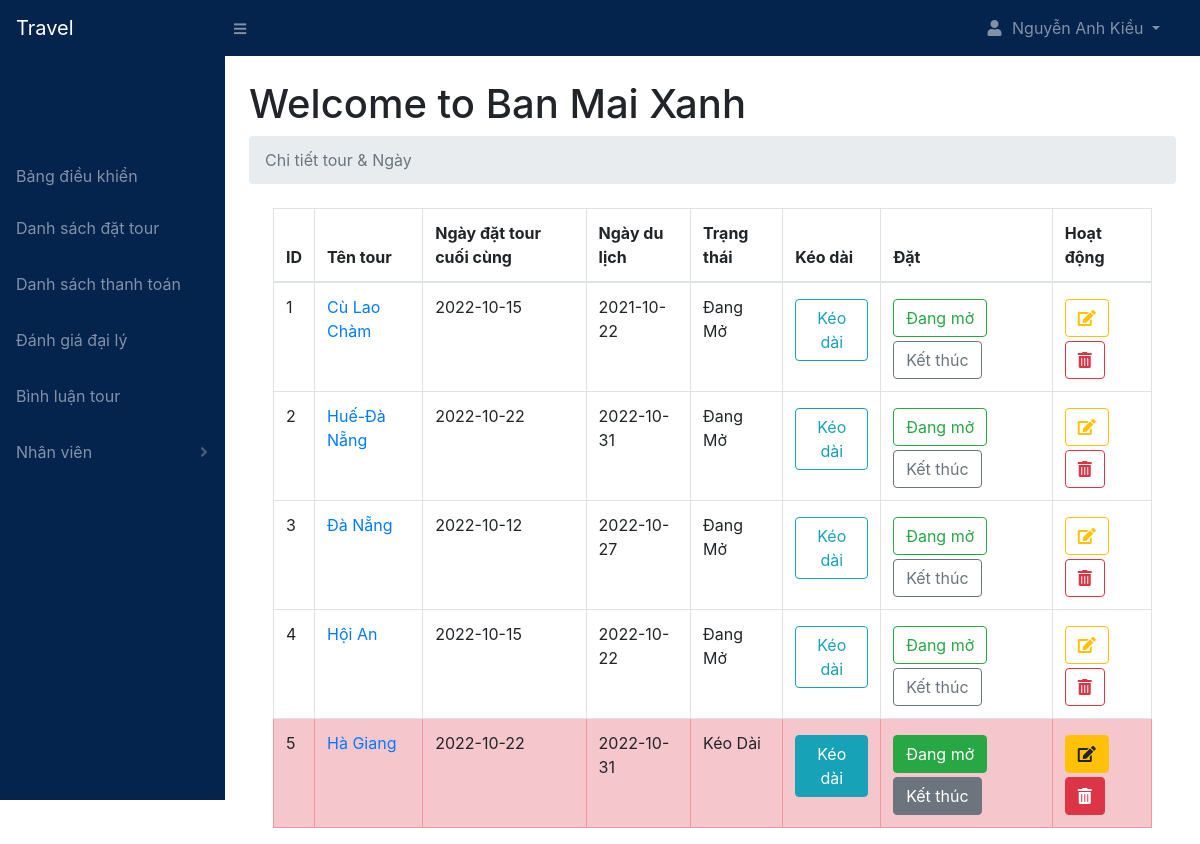
Screenshot of /agency/packages.php?page=package_date (signed in) with the database file from the repository.
### tables this page shows
CREATE TABLE `package_dates` (
  `date_id` int(11) NOT NULL,
  `package_id` int(11) NOT NULL,
  `agency_id` int(11) NOT NULL,
  `last_date` date NOT NULL,
  `travel_date` date NOT NULL,
  `status` varchar(255) NOT NULL,
  `date` date NOT NULL
);

CREATE TABLE `packages` (
  `package_id` int(11) NOT NULL,
  `agency_id` int(11) NOT NULL,
  `package_name` varchar(255) NOT NULL,
  `location` varchar(255) NOT NULL,
  `place_details` text NOT NULL,
  `place_images` text NOT NULL,
  `num_days` int(11) NOT NULL,
  `num_nights` int(11) NOT NULL,
  `budget_price` int(20) NOT NULL,
  `comfort_price` int(20) NOT NULL,
  `lux_price` int(20) NOT NULL,
  `budget_details` varchar(255) NOT NULL,
  `comfort_details` varchar(255) NOT NULL,
  `lux_details` varchar(255) NOT NULL,
  `booking_percentage` int(11) NOT NULL,
  `min_people` int(11) NOT NULL,
  `includes` text NOT NULL,
  `excludes` text NOT NULL,
  `counsel` text NOT NULL,
  `itinerary` text NOT NULL,
  `package_status` varchar(255) NOT NULL,
  `package_date` date NOT NULL
);

### agency/includes/package_date.php (the view, shortened to what this page needs)
<?php
    $stmt = $pdo->prepare('SELECT * FROM package_dates WHERE agency_id = :agency_id ORDER BY status');
    $stmt->execute([':agency_id'  => $_SESSION['agency_id']]);
    $dates = [];
    while($row = $stmt->fetch(PDO::FETCH_ASSOC)){
        $dates[] = $row;
    }
?>
<div class="container-fluid">
<?php
    if(empty($dates)){
        echo '<h1 class="text-center pt-4">Không có gì để hiển thị</h1>';
    }else{
?>
    <div class="col-xs-12">
        <table class="table table-hover table-bordered">
            <thead>
                <tr>
                    <th>ID</th>
                    <th>Tên tour</th>
                    <th>Ngày đặt tour cuối cùng</th>
                    <th>Ngày du lịch</th>
                    <th>Trạng thái</th>
                    <th>Kéo dài</th>
                    <th>Đặt</th>
                    <th>Hoạt động</th>
                </tr>
            </thead>
            <tbody>
            <?php
                $i = 1;
                foreach($dates as $date){
                    if($date['status'] == 'Kết thúc'){
                        echo '<tr class="table table-secondary">';
                    }else if($date['status'] == 'Kéo dài'){
                        echo '<tr class="table table-danger">';
                    }else{
                        echo '<tr>';
                    }
                        echo '<td>'. $i++ .'</td>';
                        $stmt = $pdo->prepare('SELECT * FROM packages WHERE package_id = :package_id');
                        $stmt->execute([':package_id' => $date['package_id']]);
                        $package = $stmt->fetch(PDO::FETCH_ASSOC);
                        echo '<td><a href="../package.php?package_id='. $date['package_id'] .'">'. $package['package_name'] .'</a></td>';
                        echo '<td>'. $date['last_date'] .'</td>';
                        echo '<td>'. $date['travel_date'] .'</td>';
                        echo '<td>'. ucwords($date['status']) .'</td>';
                    if($date['status'] != 'Đang mở'){
                        echo '<td><a href="packages.php?page=update_date&extend='. $date['date_id'] .'" class="btn btn-info mt-1">Kéo dài</a></td>';
                        echo '<td><a href="packages.php?page=package_date&b_on='. $date['date_id'] .'" class="btn btn-success mt-1 mr-1">Đang mở</a>';
                        echo '<a href="packages.php?page=package_date&b_off='. $date['date_id'] .'" class="btn btn-secondary mt-1">Kết thúc</a></td>';
                        echo '<td><a href="packages.php?page=update_date&edit='. $date['date_id'] .'" class="btn btn-warning mt-1 mr-1"><i class="fas fa-edit"></i></a>';
                        echo '<a href="packages.php?page=package_date&delete='. $date['date_id'] .'" class="btn btn-danger mt-1"><i class="fas fa-trash-alt"></i></a></td>';
                    }else{
                        echo '<td><a href="packages.php?page=update_date&extend='. $date['date_id'] .'" class="btn btn-outline-info mt-1">Kéo dài</a></a></td>';
                        echo '<td><a href="packages.php?page=package_date&b_on='. $date['date_id'] .'" class="btn btn-outline-success mt-1 mr-1">Đang mở</a></a>';
                        echo '<a href="packages.php?page=package_date&b_off='. $date['date_id'] .'" class="btn btn-outline-secondary mt-1">Kết thúc</a></td>';
                        echo '<td><a href="packages.php?page=update_date&edit='. $date['date_id'] .'" class="btn btn-outline-warning mt-1 mr-1"><i class="fas fa-edit"></i></a>';
                        echo '<a href="packages.php?page=package_date&delete='. $date['date_id'] .'" class="btn btn-outline-danger mt-1"><i class="fas fa-trash-alt"></i></a></td>';
                    }
                    echo '</tr>';
                }
            ?>
            </tbody>
        </table>
    </div>
    <?php
    }
    ?>
</div>

### rows the page displays
package_dates: package.package_name "Cù Lao Chàm", last_date "2022-10-15", travel_date "2021-10-22", status "Đang Mở"
package_dates: package.package_name "Huế-Đà Nẵng", last_date "2022-10-22", travel_date "2022-10-31", status "Đang Mở"
package_dates: package.package_name "Đà Nẵng", last_date "2022-10-12", travel_date "2022-10-27", status "Đang Mở"
package_dates: package.package_name "Hội An", last_date "2022-10-15", travel_date "2022-10-22", status "Đang Mở"
package_dates: package.package_name "Hà Giang", last_date "2022-10-22", travel_date "2022-10-31", status "Kéo Dài"

### other values shown
$_SESSION['owner_name'] "Nguyễn Anh Kiều"
$_SESSION['agency_name'] "Ban Mai Xanh"
